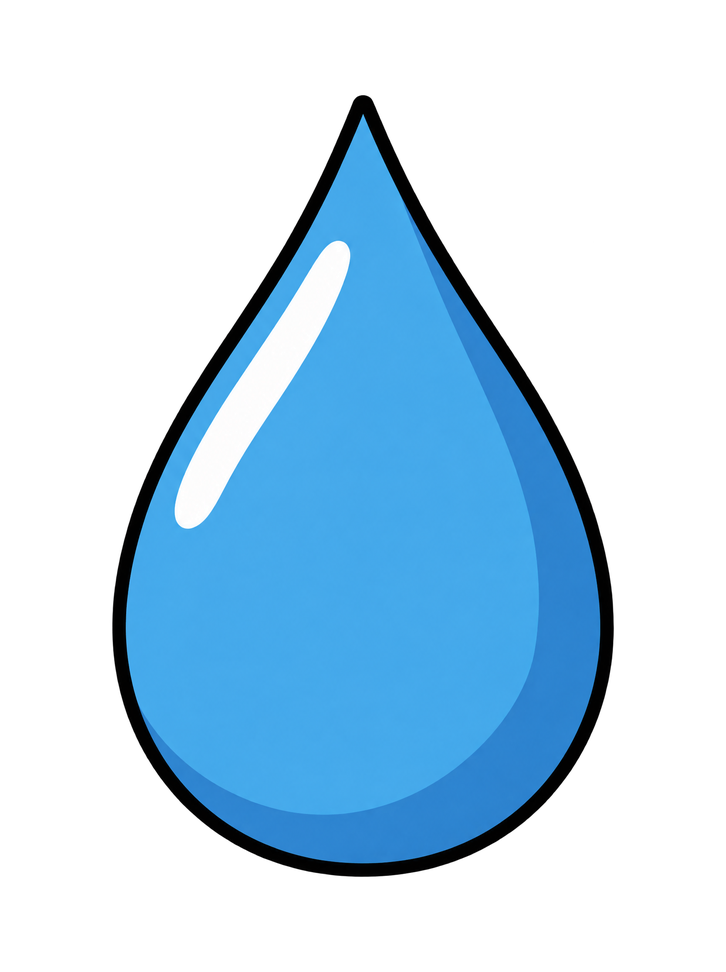
#> input picture cartoon-shorts/images/mosquito/raw/drop.png, 726 x 972 px, shrunk from 1744 x 2336 before the run, found by its file name
$ python thin_drop.py
#> lines starting #> are read from the running program, lines starting #| are printed output that depends on the picture; after the words box and inside, x2 and y2 are one past the last pixel; in counts of white or black regions, pixels touching at a corner belong together
"""Thin the raindrop's baked black outline (32 px -> ~15 px at sprite size) so that, at the drop's world
scale, its outline sits in the same weight family as the mosquito's. Inner ink is in-painted with the fill."""
import os
import numpy as np, cv2
from PIL import Image

ROOT = os.path.dirname(os.path.abspath(__file__))
P = os.path.abspath(os.path.join(ROOT, '..', '..', 'public', 'mosquito', 'sprites', 'drop.png'))
TARGET = 15.0
im = np.array(Image.open(P).convert('RGBA'))
#> im is the input picture: shape (972, 726, 4); mean R, G, B, A 24.2, 53.8, 74.4, 91.4
rgb = im[..., :3].copy(); a = im[..., 3]
#> after `rgb = im[..., :3].copy()`:
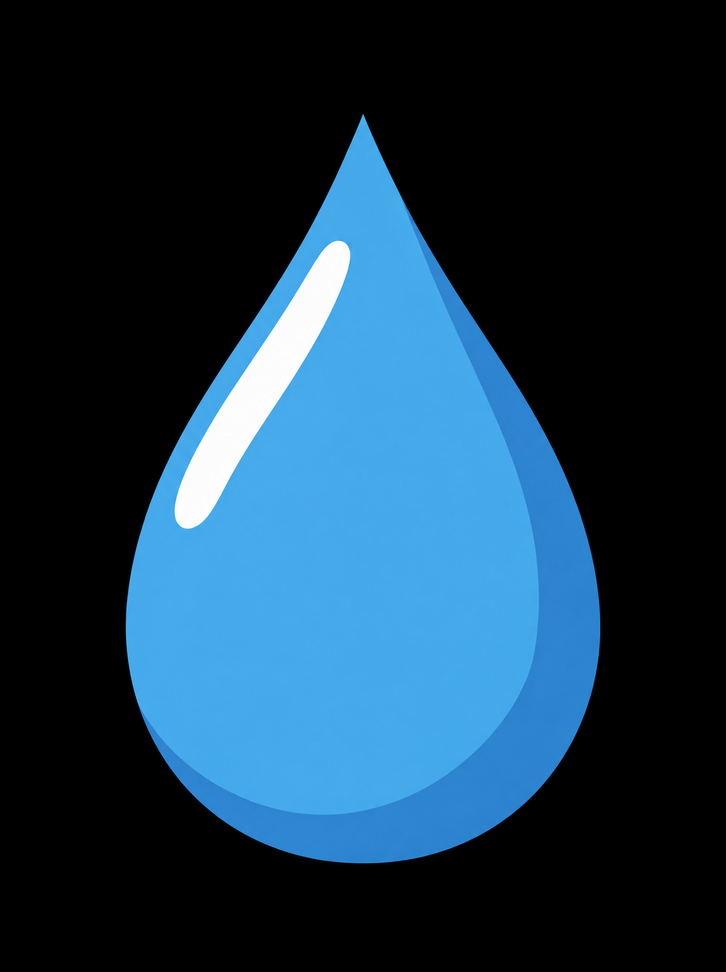
#> rgb: shape (972, 726, 3); mean R, G, B 24.2, 53.8, 74.4
dist_out = cv2.distanceTransform((a > 128).astype(np.uint8), cv2.DIST_L2, 5)  # distance to transparency
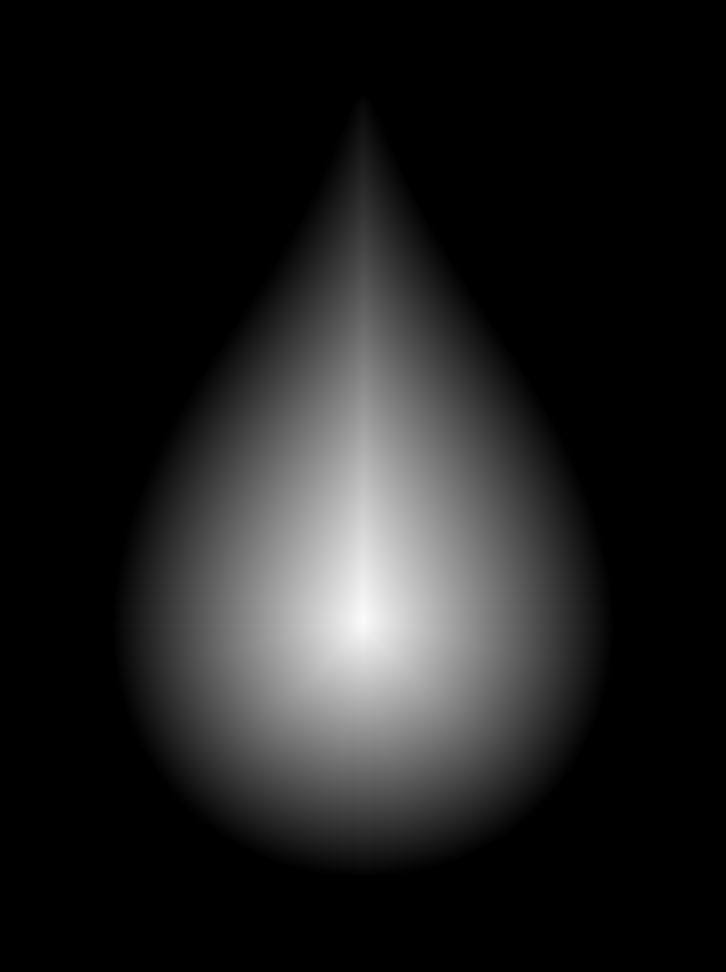
#> dist_out: shape (972, 726) float32; min 0, max 250.4, mean 30.7
lum = rgb.astype(int).sum(2) / 3
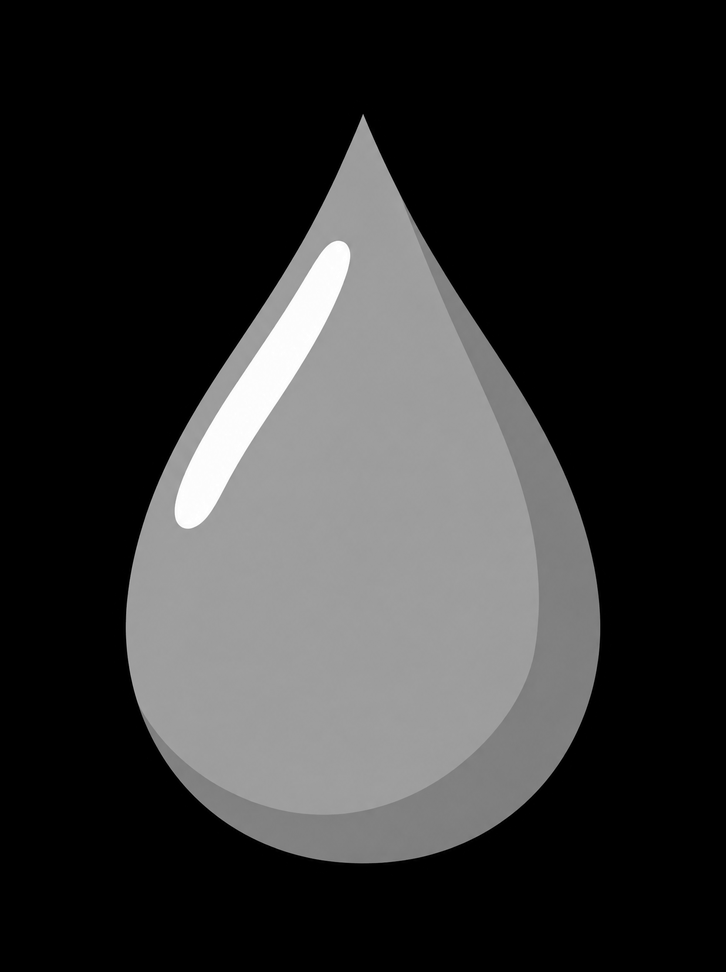
#> lum: shape (972, 726) float64; min 0, max 255, mean 50.8
ink = (a > 200) & (lum < 90)
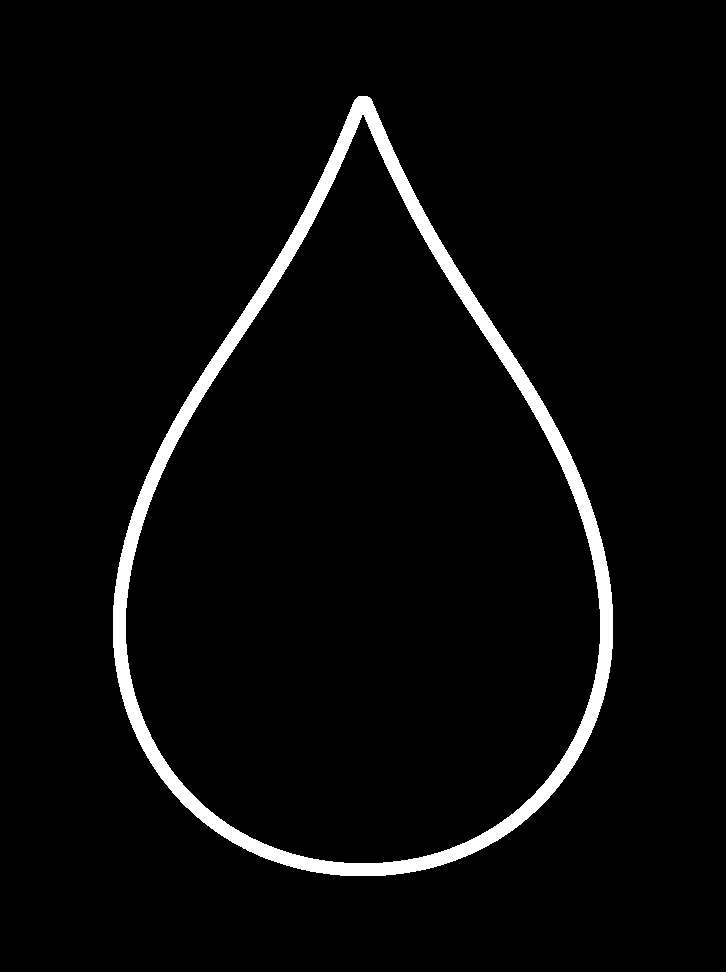
#> ink: shape (972, 726) bool; 3.7% white; 1 white region, box (x1, y1, x2, y2) and area: (113, 96, 613, 876) 26162
remove = ink & (dist_out > TARGET - 1.5)
#> remove: shape (972, 726) bool; 0.13% white in thin lines or dots, all inside (x1, y1, x2, y2) = (125, 113, 601, 864)
# grow the removal a little into the anti-aliased inner edge of the old outline
edge = cv2.dilate(remove.astype(np.uint8), np.ones((5, 5), np.uint8)).astype(bool) & (lum < 150) & (dist_out > TARGET - 1.5)
#> edge: shape (972, 726) bool; 0.57% white; 46 white regions (31 under 20 px), largest, box (x1, y1, x2, y2) and area: (395, 185, 600, 611) 1504, (534, 642, 600, 794) 534, (391, 797, 531, 862) 468
mask = (remove | edge).astype(np.uint8) * 255
bgr = cv2.cvtColor(rgb, cv2.COLOR_RGB2BGR)
filled = cv2.cvtColor(cv2.inpaint(bgr, mask, 6, cv2.INPAINT_TELEA), cv2.COLOR_BGR2RGB)
# soft seam between the kept outline and the in-painted fill
w = np.clip((dist_out - (TARGET - 1.5)) / 2.5, 0, 1)[..., None]
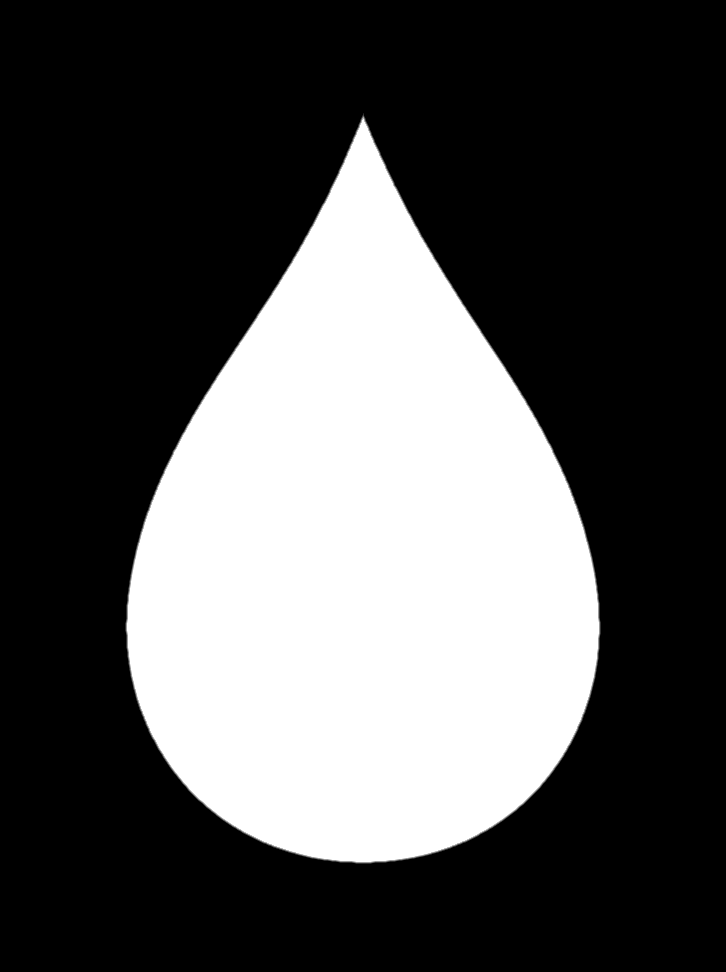
#> w: shape (972, 726, 1) float32; min 0, max 1, mean 0.32
w = w * w * (3 - 2 * w)
out_rgb = np.where(mask[..., None] > 0, (rgb * (1 - w) + filled * w), rgb).astype(np.uint8)
Image.fromarray(np.dstack([out_rgb, a])).save(P, optimize=True)
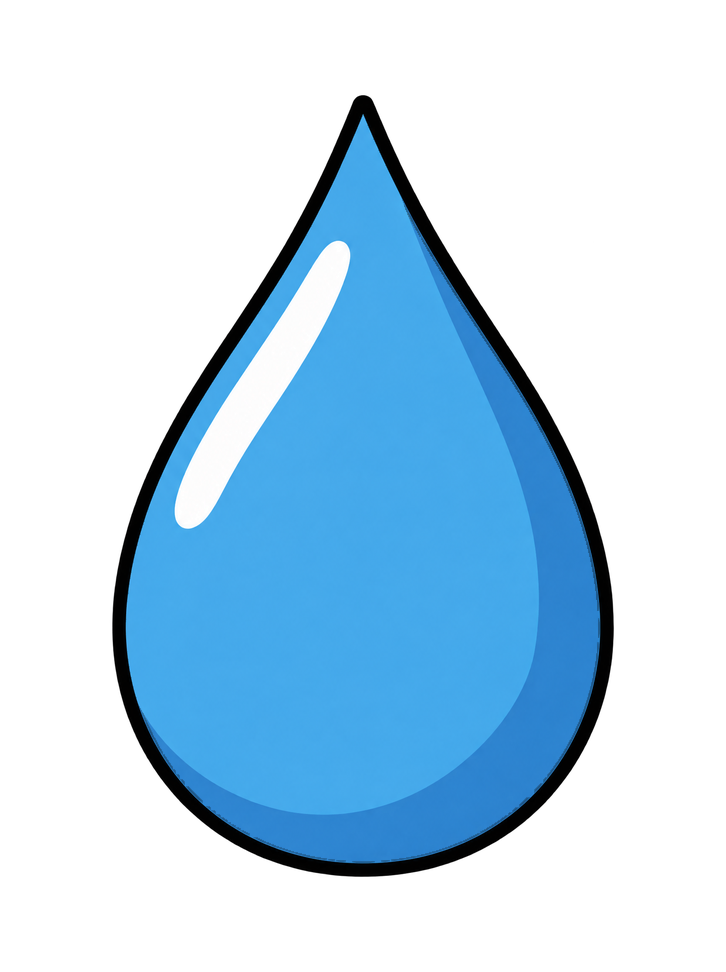
#> saved as drop.png: PIL image 726x972 RGBA; mean R, G, B, A 24.2, 53.7, 74.1, 91.4; transparent parts drawn white
print('thinned', int(remove.sum()), 'px of inner outline')
#| thinned 926 px of inner outline

$ run again, with cartoon-shorts/images/mosquito/raw/hover.png copied over cartoon-shorts/images/mosquito/raw/drop.png
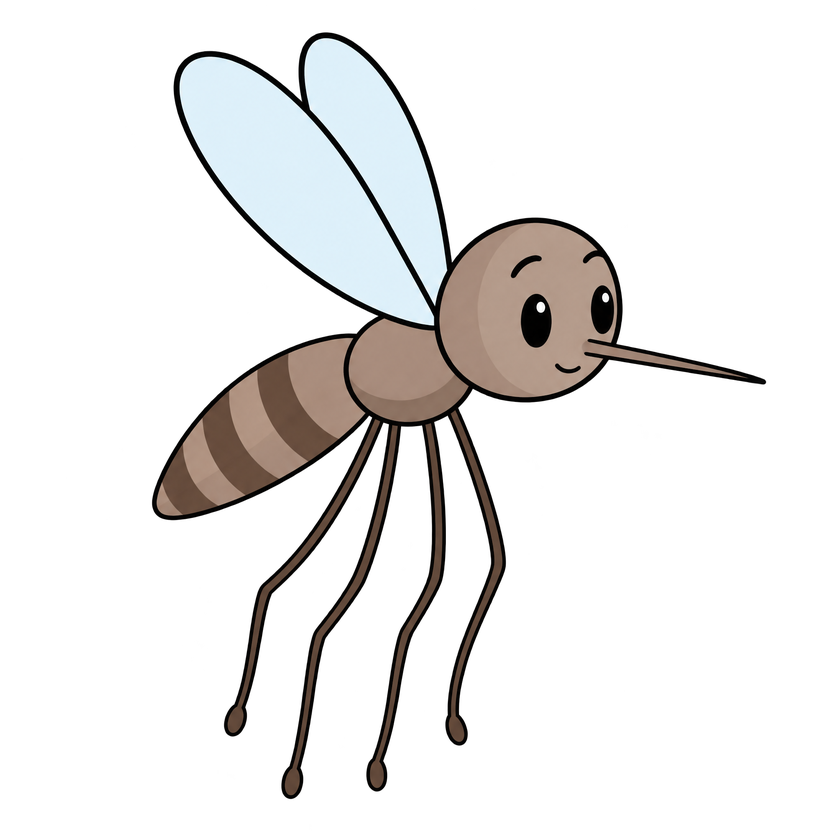
#> input picture cartoon-shorts/images/mosquito/raw/hover.png, 840 x 840 px, shrunk from 2048 x 2048 before the run, found by its file name
#> im is the input picture: shape (840, 840, 4); mean R, G, B, A 26.9, 25.8, 25, 47.2
#> `ink = (a > 200) & (lum < 90)`:
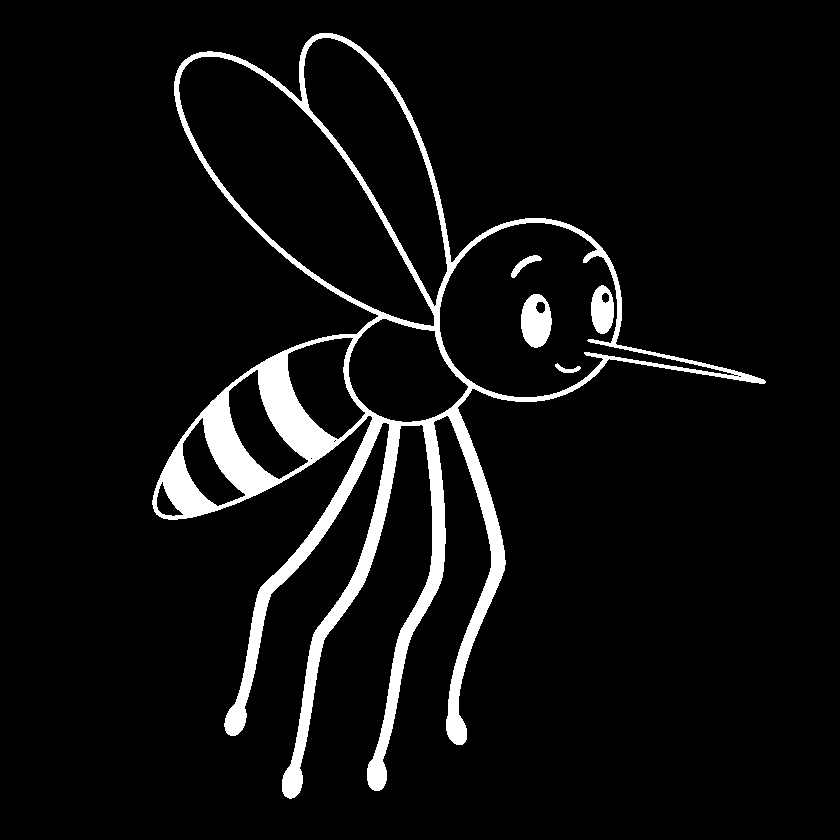
#> ink: shape (840, 840) bool; 6.1% white; 5 white regions, box (x1, y1, x2, y2) and area: (152, 33, 766, 799) 40955, (521, 294, 552, 348) 1229, (591, 285, 614, 334) 839, (511, 255, 542, 278) 227, (555, 363, 581, 373) 115
#> remove: shape (840, 840) bool; 1.6% white; 12 white regions, largest, box (x1, y1, x2, y2) and area: (258, 364, 330, 456) 2985, (204, 403, 270, 489) 2448, (306, 111, 466, 381) 2176
#> edge: shape (840, 840) bool; 1.9% white; 15 white regions (3 under 20 px), largest, box (x1, y1, x2, y2) and area: (257, 363, 332, 457) 3345, (306, 111, 468, 383) 2781, (202, 402, 272, 490) 2729
#> `Image.fromarray(np.dstack([out_rgb, a])).save(P, optimize=True)`:
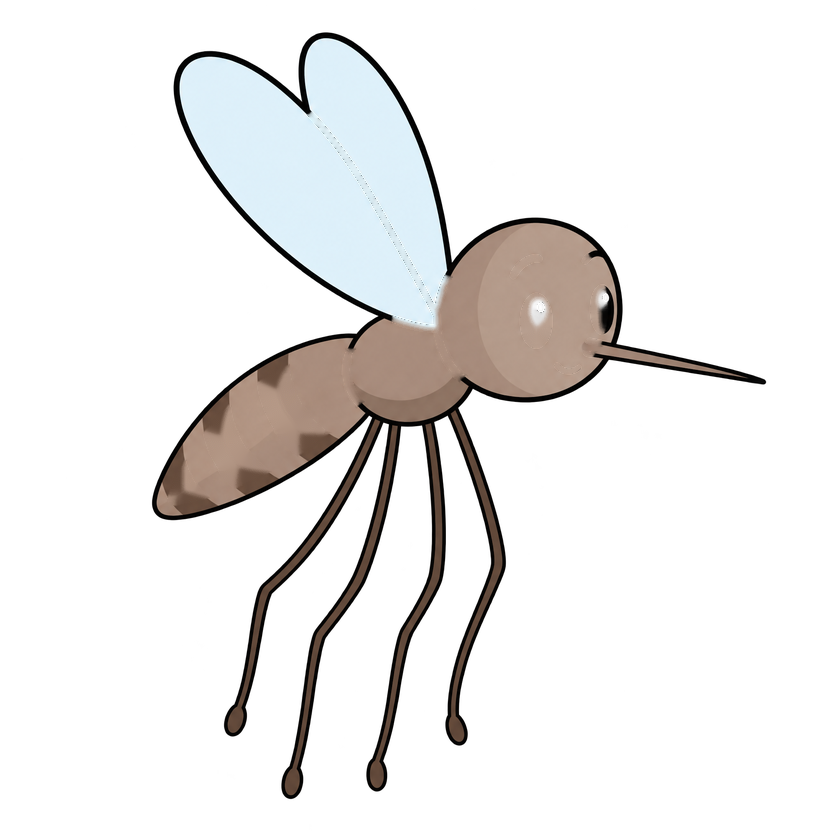
#> saved as drop.png: PIL image 840x840 RGBA; mean R, G, B, A 28.6, 27.4, 26.6, 47.2; transparent parts drawn white
#| thinned 11304 px of inner outline

$ run again, with cartoon-shorts/images/mosquito/raw/smug.png copied over cartoon-shorts/images/mosquito/raw/drop.png
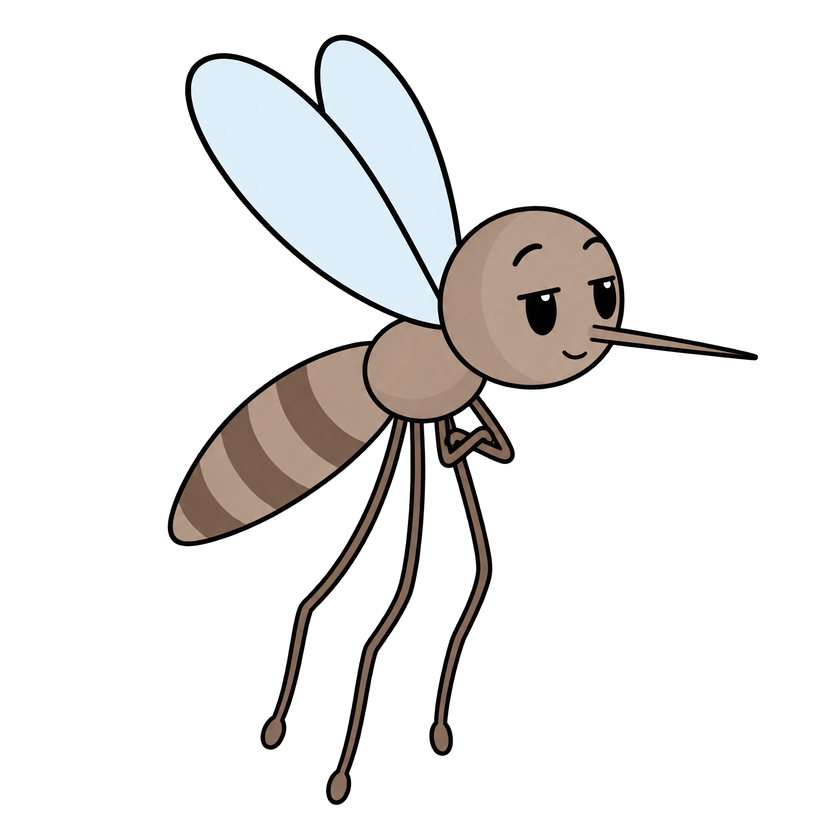
#> input picture cartoon-shorts/images/mosquito/raw/smug.png, 840 x 840 px, shrunk from 2048 x 2048 before the run, found by its file name
#> im is the input picture: shape (840, 840, 4); mean R, G, B, A 27.7, 26.4, 25.6, 46.9
#> `ink = (a > 200) & (lum < 90)`:
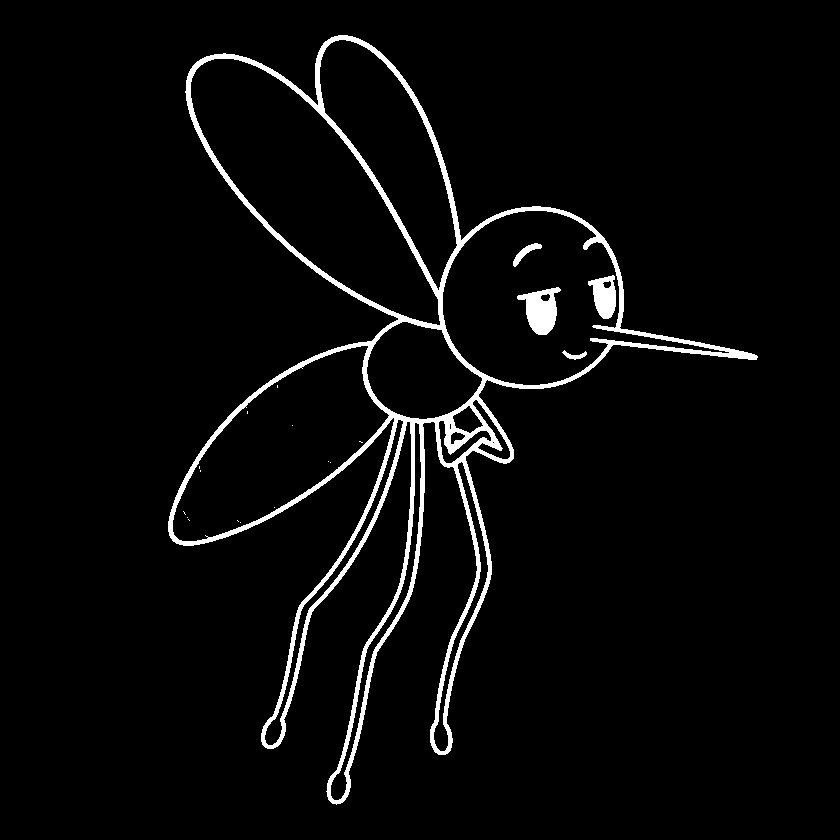
#> ink: shape (840, 840) bool; 3.8% white; 19 white regions (14 under 20 px), largest, box (x1, y1, x2, y2) and area: (168, 35, 758, 805) 24626, (517, 287, 561, 335) 1204, (588, 275, 616, 319) 797, (513, 243, 542, 267) 217, (562, 350, 587, 360) 108
#> remove: shape (840, 840) bool; 0.67% white; 17 white regions (6 under 20 px), largest, box (x1, y1, x2, y2) and area: (322, 114, 479, 374) 2010, (517, 287, 561, 335) 1204, (588, 277, 611, 319) 614
#> edge: shape (840, 840) bool; 0.81% white; 17 white regions (3 under 20 px), largest, box (x1, y1, x2, y2) and area: (322, 114, 481, 376) 2425, (516, 287, 561, 336) 1280, (587, 276, 611, 320) 653
#> `Image.fromarray(np.dstack([out_rgb, a])).save(P, optimize=True)`:
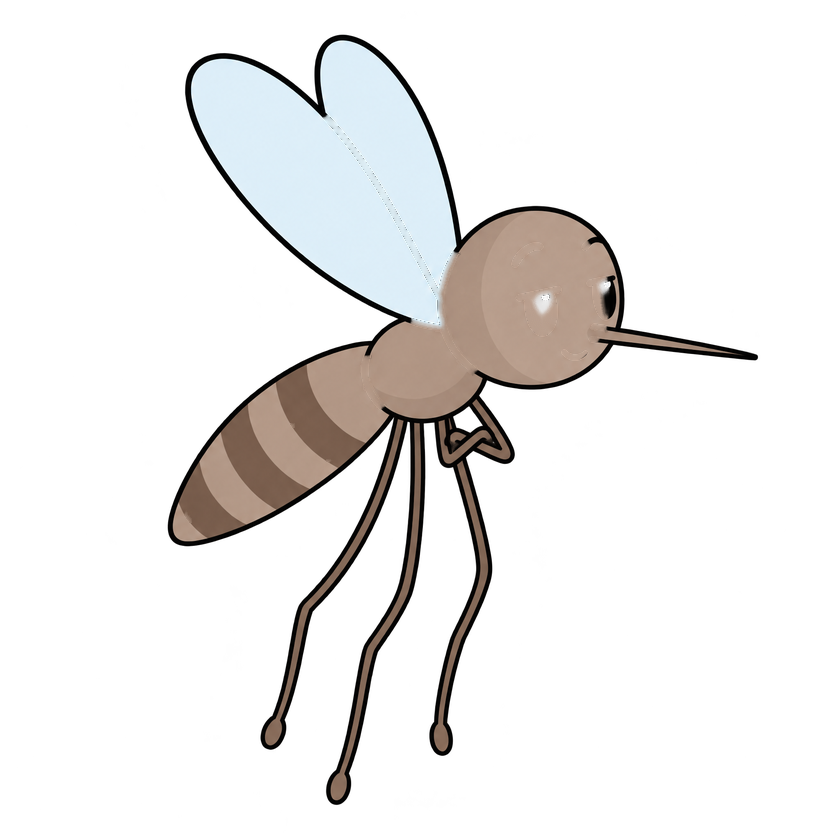
#> saved as drop.png: PIL image 840x840 RGBA; mean R, G, B, A 28.9, 27.5, 26.6, 46.9; transparent parts drawn white
#| thinned 4761 px of inner outline
